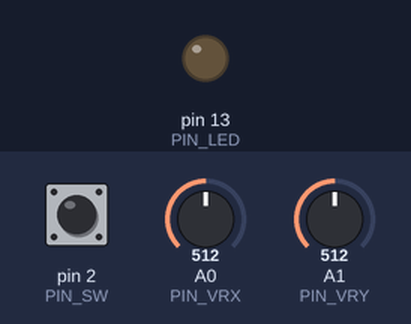
A sketch run on a simulated Arduino Nano, built with avr-gcc and run on an emulated ATmega328P. Shown: output pins drawn as LEDs (lit = HIGH). The test bench sets the inputs (shaded band); at power-on: A1 (PIN_VRY) = 512, pin 2 (PIN_SW) HIGH, A0 (PIN_VRX) = 512. What the sketch prints to the serial monitor is not drawn.

Above: at 1.2 s.
1.3 s: A1 (PIN_VRY) set to 306
Timing chart, 0 to 4.3 s (numbered marks = the images above; inputs shaded):
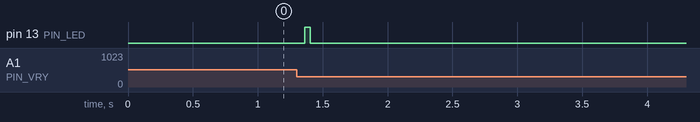

Measured:
- after the input at 1.3 s, pin 13 (PIN_LED): LOW → HIGH after 0.06 s, → LOW 0.04 s later

The sketch:

dino_joystick.ino
```cpp
/*
 * DINO JUMP — Arduino Nano + KY-023 Joystick Controller
 * ----------------------------------------------------
 * Sends "JUMP" over USB Serial (9600 baud) whenever the player
 * pushes the stick UP or clicks the stick button.
 *
 * Wiring (KY-023 -> Arduino Nano):
 *   GND  -> GND
 *   +5V  -> 5V
 *   VRx  -> A0
 *   VRy  -> A1
 *   SW   -> D2
 *
 * Game side: open the PLAY page in Chrome/Edge, click
 * "CONNECT CONTROLLER", pick the Nano's COM port. Done!
 */

// ---- pins ----
const uint8_t PIN_VRX = A0;
const uint8_t PIN_VRY = A1;
const uint8_t PIN_SW  = 2;
const uint8_t PIN_LED = LED_BUILTIN; // blinks on every jump

// ---- tuning ----
const int     TH_UP      = 350;   // Y below this = stick pushed UP
const int     TH_NEUTRAL = 450;   // Y must return above this to re-arm
const uint8_t SW_PRESSED = LOW;   // SW uses internal pull-up
const unsigned long DEBOUNCE_MS = 60;    // ignore chatter faster than this
const unsigned long JUMP_GAP_MS = 180;   // min time between two jumps
const unsigned long TELEM_MS     = 250;   // telemetry heartbeat interval

bool     armed      = true;   // false until stick returns to neutral
bool     lastSw     = HIGH;
int      lastY      = 512;
unsigned long lastJumpAt = 0;
unsigned long lastChange = 0;
unsigned long lastTelem  = 0;

void setup() {
  pinMode(PIN_SW, INPUT_PULLUP);
  pinMode(PIN_LED, OUTPUT);
  digitalWrite(PIN_LED, LOW);
  Serial.begin(9600);
  // Wait briefly for USB serial (Nano keeps running regardless).
  unsigned long t0 = millis();
  while (!Serial && millis() - t0 < 1500) { /* wait */ }
  Serial.println(F("DINO-JUMP READY"));
}

void loop() {
  int x = analogRead(PIN_VRX);   // 0..1023 (left..right)
  int y = analogRead(PIN_VRY);   // 0..1023 (up..down on most KY-023)
  int sw = digitalRead(PIN_SW);  // LOW = clicked
  unsigned long now = millis();

  bool wantJump = (y < TH_UP) || (sw == SW_PRESSED);
  bool neutral  = (y > TH_NEUTRAL) && (sw != SW_PRESSED);

  // Re-arm only after full return to neutral (prevents machine-gun jumps).
  if (neutral) {
    armed = true;
  }

  // Debounce: input must be stable for DEBOUNCE_MS.
  if (wantJump != (lastY < TH_UP || lastSw == SW_PRESSED)) {
    lastChange = now;
  }
  lastY = y;
  lastSw = sw;
  bool stable = (now - lastChange) >= DEBOUNCE_MS;

  if (wantJump && armed && stable && (now - lastJumpAt) >= JUMP_GAP_MS) {
    Serial.println(F("JUMP"));   // <-- the game listens for exactly this
    digitalWrite(PIN_LED, HIGH);
    delay(40);
    digitalWrite(PIN_LED, LOW);
    armed = false;               // require neutral before next jump
    lastJumpAt = now;
  }

  // Heartbeat telemetry so the kiosk can show live stick values.
  if (now - lastTelem >= TELEM_MS) {
    lastTelem = now;
    Serial.print(F("X:"));
    Serial.print(x);
    Serial.print(F(" Y:"));
    Serial.print(y);
    Serial.print(F(" S:"));
    Serial.println(sw == SW_PRESSED ? 0 : 1);
  }

  delay(5);
}
```
